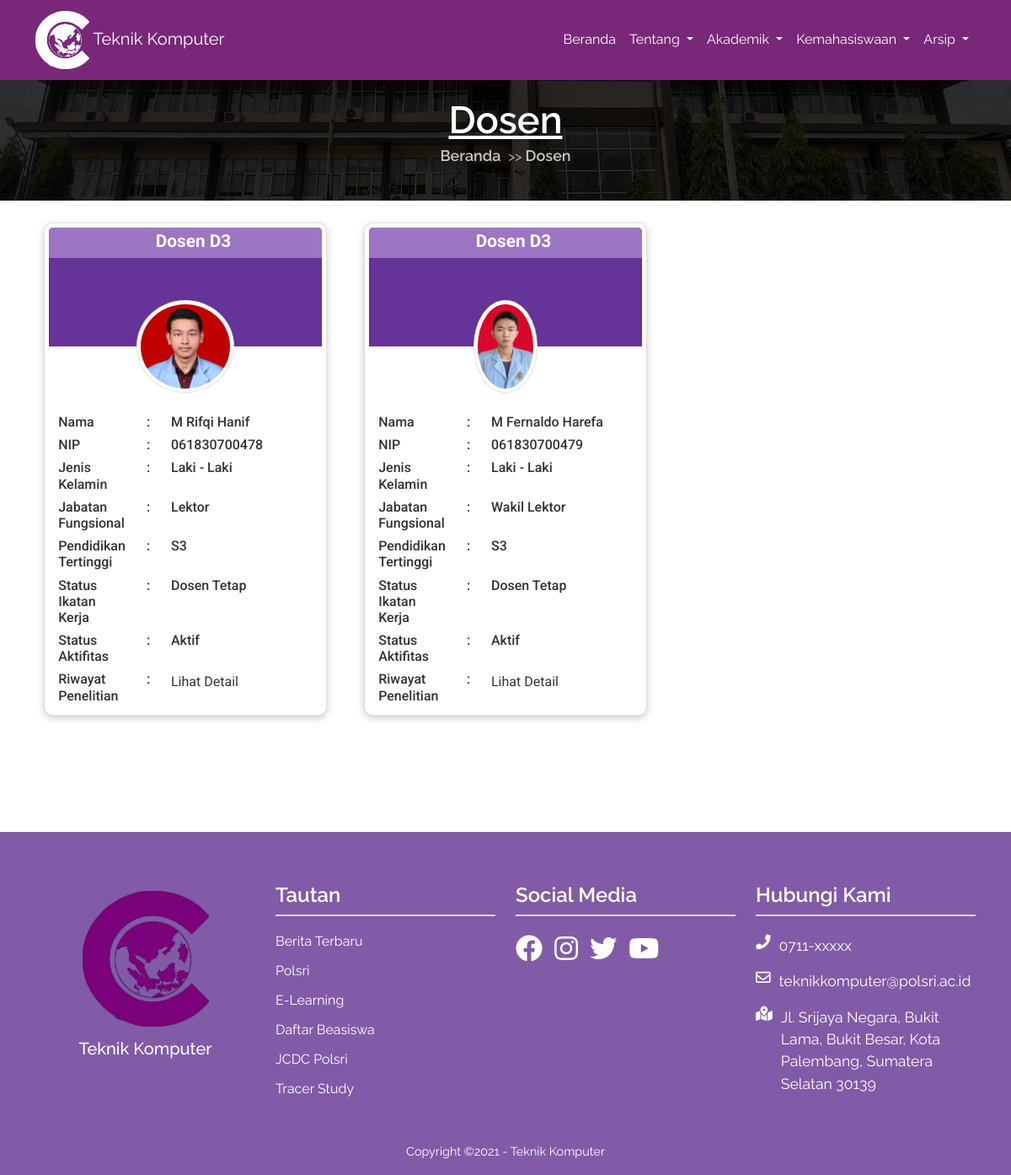
Screenshot of /dosen.php with the database file from the repository.
### tables this page shows
CREATE TABLE `dosen` (
  `id` int(4) UNSIGNED ZEROFILL NOT NULL,
  `nip` varchar(20) NOT NULL,
  `nama` varchar(100) NOT NULL,
  `jk` enum('Laki - Laki','Perempuan') NOT NULL,
  `jabatan` varchar(30) NOT NULL,
  `pendidikan` varchar(2) NOT NULL,
  `sk` varchar(30) NOT NULL,
  `sa` varchar(20) NOT NULL,
  `rp` varchar(300) NOT NULL,
  `foto` varchar(100) NOT NULL
);

### dosen.php (the view, shortened to what this page needs)
<?php
    include 'assets/config/koneksi.php';
    include 'metatag.php';
?>
<body>
    <nav class="navbar navbar-expand-lg navbar-dark background-navbar fixed-top">
        <?php
            include 'navbar.php';
        ?>
        <section class="breadcrumb bg-with-black">
            <div class="container text-center">
                <h2 class="title">Dosen</h2>
                <ul class="links">
                    <li><a href="index.php">Beranda</a></li>
                    <li><a href="dosen.php">Dosen</a></li>
                </ul>
            </div>
        </section>
        <section class="dosen">
            <div class="container">
                <div class="single-dosen">
                    <div class="row">
                        <?php
                            $query=mysqli_query($koneksi,"select * from dosen order by id");
                            while($item=mysqli_fetch_row($query)){
                        ?>
                        <div class="col-md-4">
                            <div class="card">
                                <div class="dosen-upper">
                                    <h4 class="type">Dosen D3</h4>
                                </div>
                                <div class="dosen-img text-center">
                                    <img class="rounded-circle img-thumbnail"
                                        src="assets/images/dosen/<?php echo $item[9] ?>" alt="" />
                                </div>
                                <div class="content">
                                    <div class="row">
                                        <div class="col-md-4">
                                            <h5 class="detail judul-detail">Nama</h5>
                                        </div>
                                        <div class="col-md-1">
                                            <h5 class="detail">:</h5>
                                        </div>
                                        <div class="col">
                                            <h5 class="detail"><?php echo $item[2] ?></h5>
                                        </div>
                                    </div>
                                    <div class="row">
                                        <div class="col-md-4">
                                            <h5 class="detail judul-detail">NIP</h5>
                                        </div>
                                        <div class="col-md-1">
                                            <h5 class="detail">:</h5>
                                        </div>
                                        <div class="col">
                                            <h5 class="detail"><?php echo $item[1] ?></h5>
                                        </div>
                                    </div>
                                    <div class="row">
                                        <div class="col-md-4">
                                            <h5 class="detail judul-detail">Jenis Kelamin</h5>
                                        </div>
                                        <div class="col-md-1">
                                            <h5 class="detail">:</h5>
                                        </div>
                                        <div class="col">
                                            <h5 class="detail"><?php echo $item[3] ?></h5>
                                        </div>
                                    </div>
                                    <div class="row">
                                        <div class="col-md-4">
                                            <h5 class="detail judul-detail">Jabatan Fungsional</h5>
                                        </div>
                                        <div class="col-md-1">
                                            <h5 class="detail">:</h5>
                                        </div>
                                        <div class="col">
                                            <h5 class="detail"><?php echo $item[4] ?></h5>
                                        </div>
                                    </div>
                                    <div class="row">
                                        <div class="col-md-4">
                                            <h5 class="detail judul-detail">Pendidikan Tertinggi</h5>
                                        </div>
                                        <div class="col-md-1">
                                            <h5 class="detail">:</h5>
                                        </div>
                                        <div class="col">
                                            <h5 class="detail"><?php echo $item[5] ?></h5>
                                        </div>
                                    </div>
                                    <div class="row">
                                        <div class="col-md-4">
                                            <h5 class="detail judul-detail">Status Ikatan Kerja</h5>
                                        </div>
                                        <div class="col-md-1">
                                            <h5 class="detail">:</h5>
                                        </div>
                                        <div class="col">
                                            <h5 class="detail"><?php echo $item[6] ?></h5>
                                        </div>
                                    </div>
                                    <div class="row">
                                        <div class="col-md-4">
                                            <h5 class="detail judul-detail">Status Aktifitas</h5>
                                        </div>
                                        <div class="col-md-1">
                                            <h5 class="detail">:</h5>
                                        </div>
                                        <div class="col">
                                            <h5 class="detail"><?php echo $item[7] ?></h5>
                                        </div>
                                    </div>
                                    <div class="row">
                                        <div class="col-md-4">
                                            <h5 class="detail judul-detail">Riwayat Penelitian</h5>
                                        </div>
                                        <div class="col-md-1">
                                            <h5 class="detail">:</h5>
                                        </div>
                                        <div class="col">
                                            <a href="<?php echo $item[8] ?>" class="detail detail-link">Lihat Detail</a>
                                        </div>
                                    </div>
                                </div>
                            </div>
                        </div>
                        <?php } ?>
                    </div>
                </div>
            </div>
        </section>
        <?php
          include 'footer.php';
        ?>
</body>
</html>

### assets/css/style.css (style rules this page uses)
body { font-family: 'Raleway', sans-serif; }
:root { --primary-color: #792779; --rgb-primary: rgb(121, 39, 121); }
img { max-width: 100%; height: auto; }
ol, ul { list-style-type: none; }
a { text-decoration: none; }
li { list-style-type: none; }
.card { background-color: #fff; color: #333; border-radius: 10px; box-shadow: 0 3px 10px rgb(0, 0, 0, 0.2); padding: 20px; margin: 10px; }
.background-navbar { background-color: var(--primary-color); }
.breadcrumb { background: rgba(0, 0, 0, 0) url('../images/breadcrumb/tekkom.jpg') no-repeat scroll center center / cover; padding: 40px 0 40px; margin-top: 5rem; }
.breadcrumb::before { opacity: 0.8; z-index: -1; }
.breadcrumb .title { color: #ffffff; font-size: 45px; font-weight: 600; line-height: 45px; text-decoration: underline; }
.breadcrumb .links { list-style: outside none none; margin: 9px 0 0; padding: 0; }
.breadcrumb .links li { display: inline-block; padding-right: 25px; position: relative; }
.breadcrumb .links li:last-child { padding-right: 0; }
.breadcrumb .links li::after { color: #c8c8c8; content: '>>'; position: absolute; right: 0; top: 50%; -webkit-transform: translateY(-50%); transform: translateY(-50%); }
.breadcrumb .links li:last-child::after { display: none; }
.breadcrumb .links a { color: #c8c8c8; display: inline-block; font-size: 18px; font-weight: 600; letter-spacing: 0; line-height: 22px; }
.dosen .card { font-family: 'roboto', sans-serif; padding: 5px; }
.card .dosen-upper { background: #663399 none repeat scroll 0 0; display: -webkit-flex; display: -moz-flex; display: -ms-flex; display: -o-flex; display: flex; flex-wrap: wrap; padding: 0 0 97px; text-align: left; border-top-left-radius: 5px; border-top-right-radius: 5px; }
.card .dosen-upper .type { background: #9c75c4 none repeat scroll 0 0; color: #fff; -webkit-flex: 1 1 50%; -moz-flex: 1 1 50%; -ms-flex: 1 1 50%; -o-flex: 1 1 50%; flex: 1 1 50%; font-weight: 700; line-height: 18px; padding: 7px 0 11px 19px; position: relative; z-index: 9; text-align: center; border-top-left-radius: 5px; border-top-right-radius: 5px; font-size: 1.3rem; }
.card .dosen-img { margin: 0 0 -30px; position: relative; top: -55px; z-index: 5; }
.card .dosen-img img { border-radius: 100px; height: 110px; }
.card .content { line-height: 1.6; }
.card .content .judul-detail { margin-left: 0.7rem; }
.card .content .detail { font-size: 1rem; }
.card .content .detail-link { color: #333; }

### rows the page displays
dosen: foto (picture), nama "M Rifqi Hanif", nip "061830700478", jk "Laki - Laki", jabatan "Lektor", pendidikan "S3", sk "Dosen Tetap", sa "Aktif"
dosen: foto (picture), nama "M Fernaldo Harefa", nip "061830700479", jk "Laki - Laki", jabatan "Wakil Lektor", pendidikan "S3", sk "Dosen Tetap", sa "Aktif"
